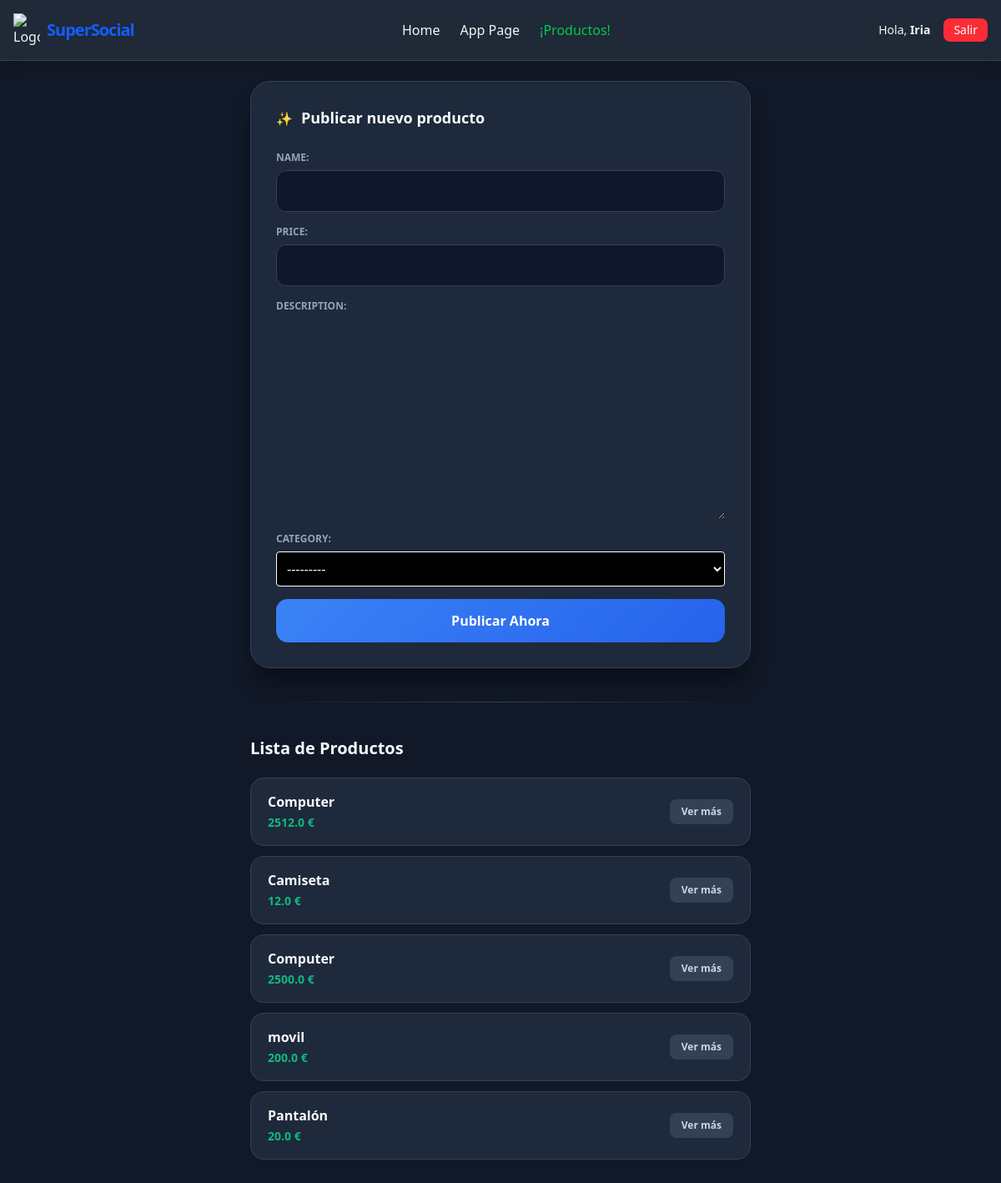
Screenshot of /Super_Social/products/ (signed in) with the database file from the repository.
### Super_Social/models.py (models this page shows, shortened)
class Product(models.Model):
    name = models.CharField(max_length=100)
    price = models.FloatField()
    description = models.TextField()
    category = models.CharField(max_length=3, choices=[('cl', 'Clothing',), ('el', 'Electronics'), ('fd', 'Food')])
    user = models.ForeignKey(User, on_delete=models.CASCADE)
    date_published = models.DateTimeField(auto_now_add=True)

### Super_Social/views.py (the view)
# urls.py: path('products/', views.post_new, name='post_new'),
@login_required(login_url="/users/login/")
def post_new(request):
    product_list = Product.objects.all()[:20]
    if request.method == 'POST':
        form = forms.UploadProduct(request.POST, request.FILES)
        if form.is_valid():
            newpost = form.save(commit=False)
            newpost.user = request.user
            newpost.save()
            form = forms.UploadProduct()
        return render(request, 'products/list.html', { "product_list": product_list, 'form':form})
    else:
        form = forms.UploadProduct()
    return render(request, 'products/list.html', { "product_list": product_list, 'form':form})

### Super_Social/forms.py
class UploadProduct(forms.ModelForm):
    class Meta:
        model = Product
        fields = ['name', 'price', 'description', 'category']
        widgets = {
            'category': forms.Select(attrs={
                'class': 'bg-black text-white border border-white p-2 rounded dark:bg-gray-800 dark:text-white dark:border-gray-600'
            })
        }

### Super_Social/templates/products/list.html (shortened to what this page needs)
{% extends "base.html" %}
{% load static %}
{% block content %}
<div class="product-page-container">
    <div class="upload-card">
        <div class="card-header">
            <span class="icon">✨</span>
            <h2>Publicar nuevo producto</h2>
        </div>
        <form action="{% url 'Super_Social:post_new' %}" method="post" enctype="multipart/form-data" class="upload-form">
            <div class="form-fields-wrapper">
                {{ form.as_p }}
            </div>
            <button type="submit" class="btn-primary">
                <span>Publicar Ahora</span>
            </button>
        </form>
    </div>
    <hr class="separator">
    <div class="list-section">
        <h1 class="section-title">Lista de Productos</h1>
        <div class="products-grid">
            {% for product in product_list %}
                <div class="product-item">
                    <div class="product-info">
                        <span class="product-name">{{ product.name }}</span>
                        <span class="product-price">{{ product.price }} €</span>
                    </div>
                    <button class="btn-view">Ver más</button>
                </div>
            {% empty %}
                <div class="empty-state">
                    <p>No hay productos disponibles todavía. ¡Sé el primero en subir uno!</p>
                </div>
            {% endfor %}
        </div>
    </div>
</div>
{% endblock %}

### theme/templates/base.html (shortened to what this page needs)
<!DOCTYPE html>
{% load static tailwind_tags %}
<html lang="es" class="dark">
<head>
    {% tailwind_css %}
</head>
<body class="bg-gray-100 dark:bg-gray-900 min-h-screen">
    <header class="p-4 shadow-lg sticky top-0 z-50 flex justify-between items-center bg-white">
        <div class="flex items-center space-x-2">
            <img src="{% static 'img/favicon-16x16.png' %}" class="w-8" alt="Logo"/>
            <h1 class="text-xl font-black tracking-tighter text-blue-600 dark:text-blue-400">SuperSocial</h1>
        </div>
        <nav class="hidden md:flex space-x-6 mx-auto font-medium">
            <a href="{% url 'home' %}" class="hover:text-blue-500 transition-colors">Home</a>
            <a href="{% url 'Super_Social:app_page' %}" class="hover:text-blue-500 transition-colors">App Page</a>
            {% if user.is_authenticated %}
                <a href="{% url 'Super_Social:post_new' %}" class="text-green-500">¡Productos!</a>
            {% endif %}
        </nav>
        <div class="flex items-center space-x-4">
            {% if user.is_authenticated %}
                <span class="text-sm hidden sm:block">Hola, <b>{{ user.username }}</b></span>
                <form action="{% url 'users:logout' %}" method="post" class="m-0">
                    <button type="submit" class="bg-red-500 hover:bg-red-600 text-white px-3 py-1 rounded-lg text-sm transition-all">Salir</button>
                </form>
            {% else %}
                <a href="{% url 'users:login' %}" class="text-sm font-bold">Login</a>
                <a href="{% url 'users:register' %}" class="bg-blue-500 hover:!bg-blue-600 dark:hover:text-blue-400 text-white px-3 py-1 rounded-lg text-sm font-medium transition-all">Regístrate</a>
            {% endif %}
        </div>
    </header>
    <main class="max-w-4xl mx-auto p-4 sm:p-6">
        {% block content %}
            {% endblock %}
    </main>
</body>
</html>

### theme/templates/base.html (style rules this page uses)
.dark body { background-color: #111827 !important; color: #f3f4f6 !important; }
.dark header { background-color: #1f2937 !important; border-bottom: 1px solid #374151 !important; }
body { transition: background-color 0.3s ease; font-family: ui-sans-serif, system-ui, sans-serif; }

### Super_Social/templates/products/list.html (style rules this page uses)
.product-page-container { max-width: 600px; margin: 0 auto; padding-bottom: 50px; }
.upload-card { background-color: #1e293b; border: 1px solid #334155; border-radius: 24px; padding: 30px; box-shadow: 0 20px 25px -5px rgba(0, 0, 0, 0.4); margin-bottom: 40px; }
.card-header { display: flex; align-items: center; gap: 10px; margin-bottom: 25px; }
.card-header h2 { font-size: 18px; font-weight: 800; color: #f8fafc; margin: 0; }
.form-fields-wrapper p { margin-bottom: 15px; display: flex; flex-direction: column; }
.form-fields-wrapper label { color: #94a3b8; font-size: 12px; font-weight: 700; text-transform: uppercase; margin-bottom: 6px; }
.form-fields-wrapper input { background-color: #0f172a; border: 1px solid #334155; border-radius: 12px; color: white; padding: 12px; outline: none; }
.btn-primary { width: 100%; background: linear-gradient(135deg, #3b82f6 0%, #2563eb 100%); color: white; border: none; padding: 14px; border-radius: 14px; font-weight: 700; cursor: pointer; transition: transform 0.2s, opacity 0.2s; }
.separator { border: 0; height: 1px; background: linear-gradient(to right, transparent, #334155, transparent); margin: 40px 0; }
.section-title { color: #f8fafc; font-size: 20px; font-weight: 800; margin-bottom: 20px; }
.products-grid { display: flex; flex-direction: column; gap: 12px; }
.product-item { background-color: #1e293b; border: 1px solid #334155; padding: 16px 20px; border-radius: 16px; display: flex; justify-content: space-between; align-items: center; transition: border-color 0.2s; }
.product-name { display: block; font-weight: 700; color: #f8fafc; }
.product-price { font-size: 14px; color: #10b981; font-weight: 600; }
.btn-view { background-color: #334155; color: #cbd5e1; border: none; padding: 6px 14px; border-radius: 8px; font-size: 12px; font-weight: 600; cursor: pointer; }

### rows the page displays
Product: name "Computer", price "2512.0"
Product: name "Camiseta", price "12.0"
Product: name "Computer", price "2500.0"
Product: name "movil", price "200.0"
Product: name "Pantalón", price "20.0"

### other values shown
{{ user.username }} "Iria"
